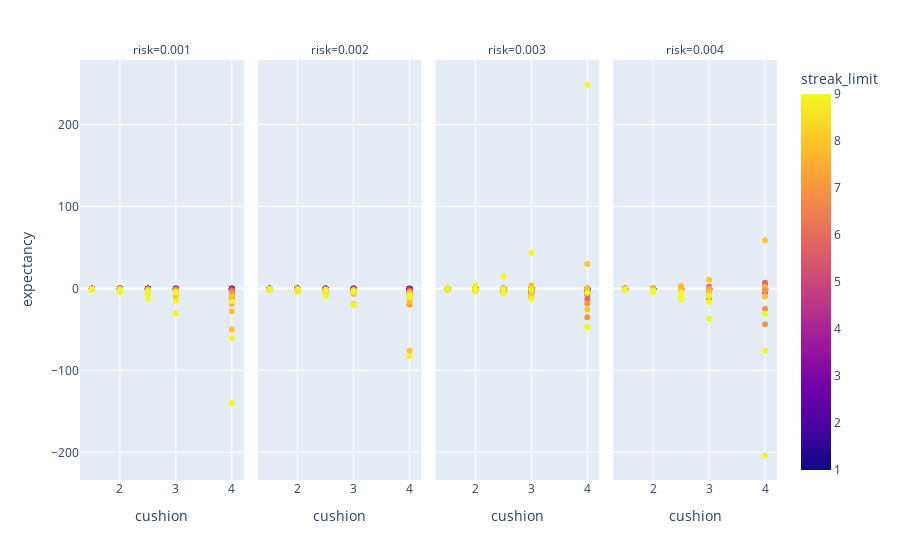

This figure's notebook cell:
### Code cell
px.scatter(df, x = 'cushion', y = 'expectancy', color = 'streak_limit', facet_col='risk')

### Figure 1 — Plotly figure (JSON) as saved in the notebook; plotly's stock layout.template omitted (floating-point values rounded to 4 significant figures; data arrays with more than 128 entries replaced by an {"elided": "..."} marker saying what was removed)
{"data": [{"hovertemplate": "risk=0.001<br>cushion=%{x}<br>expectancy=%{y}<br>streak_limit=%{marker.color}<extra></extra>", "legendgroup": "", "marker": {"color": {"elided": "135 int values"}, "coloraxis": "coloraxis", "symbol": "circle"}, "mode": "markers", "name": "", "orientation": "v", "showlegend": false, "type": "scatter", "x": {"elided": "135 float values"}, "xaxis": "x", "y": {"elided": "135 float values"}, "yaxis": "y"}, {"hovertemplate": "risk=0.002<br>cushion=%{x}<br>expectancy=%{y}<br>streak_limit=%{marker.color}<extra></extra>", "legendgroup": "", "marker": {"color": {"elided": "135 int values"}, "coloraxis": "coloraxis", "symbol": "circle"}, "mode": "markers", "name": "", "orientation": "v", "showlegend": false, "type": "scatter", "x": {"elided": "135 float values"}, "xaxis": "x2", "y": {"elided": "135 float values"}, "yaxis": "y2"}, {"hovertemplate": "risk=0.003<br>cushion=%{x}<br>expectancy=%{y}<br>streak_limit=%{marker.color}<extra></extra>", "legendgroup": "", "marker": {"color": {"elided": "135 int values"}, "coloraxis": "coloraxis", "symbol": "circle"}, "mode": "markers", "name": "", "orientation": "v", "showlegend": false, "type": "scatter", "x": {"elided": "135 float values"}, "xaxis": "x3", "y": {"elided": "135 float values"}, "yaxis": "y3"}, {"hovertemplate": "risk=0.004<br>cushion=%{x}<br>expectancy=%{y}<br>streak_limit=%{marker.color}<extra></extra>", "legendgroup": "", "marker": {"color": {"elided": "135 int values"}, "coloraxis": "coloraxis", "symbol": "circle"}, "mode": "markers", "name": "", "orientation": "v", "showlegend": false, "type": "scatter", "x": {"elided": "135 float values"}, "xaxis": "x4", "y": {"elided": "135 float values"}, "yaxis": "y4"}], "layout": {"annotations": [{"font": {}, "showarrow": false, "text": "risk=0.001", "x": 0.1175, "xanchor": "center", "xref": "paper", "y": 1, "yanchor": "bottom", "yref": "paper"}, {"font": {}, "showarrow": false, "text": "risk=0.002", "x": 0.3725, "xanchor": "center", "xref": "paper", "y": 1, "yanchor": "bottom", "yref": "paper"}, {"font": {}, "showarrow": false, "text": "risk=0.003", "x": 0.6275, "xanchor": "center", "xref": "paper", "y": 1, "yanchor": "bottom", "yref": "paper"}, {"font": {}, "showarrow": false, "text": "risk=0.004", "x": 0.8825, "xanchor": "center", "xref": "paper", "y": 1, "yanchor": "bottom", "yref": "paper"}], "coloraxis": {"colorbar": {"title": {"text": "streak_limit"}}, "colorscale": [[0, "#0d0887"], [0.1111, "#46039f"], [0.2222, "#7201a8"], [0.3333, "#9c179e"], [0.4444, "#bd3786"], [0.5556, "#d8576b"], [0.6667, "#ed7953"], [0.7778, "#fb9f3a"], [0.8889, "#fdca26"], [1, "#f0f921"]]}, "legend": {"tracegroupgap": 0}, "margin": {"t": 60}, "xaxis": {"anchor": "y", "domain": [0, 0.235], "title": {"text": "cushion"}}, "xaxis2": {"anchor": "y2", "domain": [0.255, 0.49], "matches": "x", "title": {"text": "cushion"}}, "xaxis3": {"anchor": "y3", "domain": [0.51, 0.745], "matches": "x", "title": {"text": "cushion"}}, "xaxis4": {"anchor": "y4", "domain": [0.765, 1.0], "matches": "x", "title": {"text": "cushion"}}, "yaxis": {"anchor": "x", "domain": [0, 1], "title": {"text": "expectancy"}}, "yaxis2": {"anchor": "x2", "domain": [0, 1], "matches": "y", "showticklabels": false}, "yaxis3": {"anchor": "x3", "domain": [0, 1], "matches": "y", "showticklabels": false}, "yaxis4": {"anchor": "x4", "domain": [0, 1], "matches": "y", "showticklabels": false}}}
